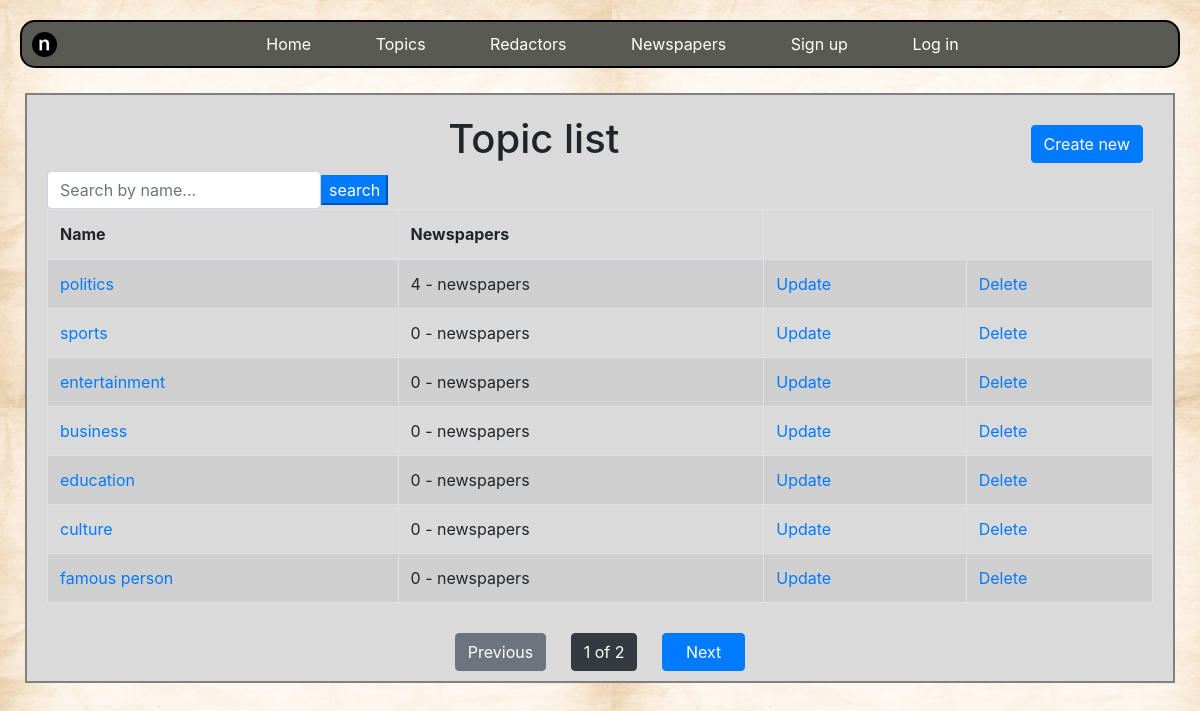
Before: /topics/ with the older database file.
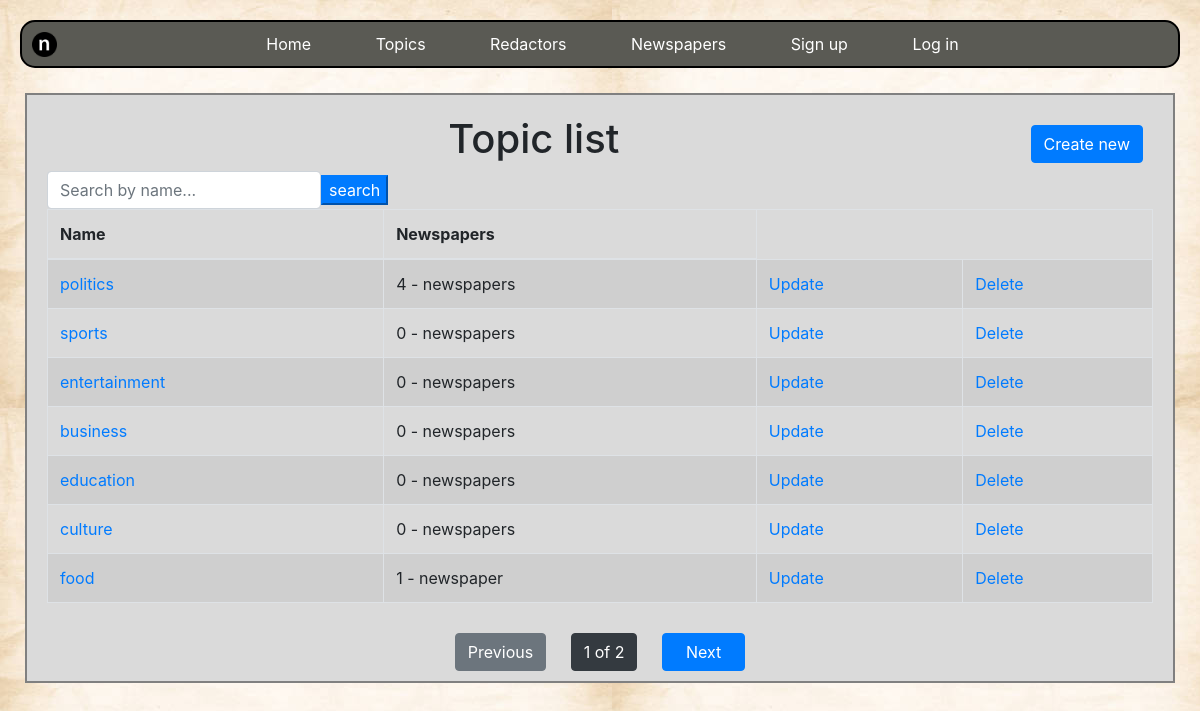
After: the same page with the newer database file.
### news/models.py (models this page shows, shortened)
class Topic(models.Model):
    name = models.CharField(max_length=255)

### news/views.py (the view)
class TopicListView(generic.ListView):
    model = Topic
    queryset = Topic.objects.all()
    paginate_by = 7
    def get_context_data(self, *, object_list=None, **kwargs):
        context = super(TopicListView, self).get_context_data(**kwargs)
        title = self.request.GET.get("title", "")
        context["search_form"] = TopicSearchForm(initial={"title": title})
        return context
    def get_queryset(self):
        title = self.request.GET.get("title")
        if title:
            return self.queryset.filter(name__icontains=title)
        return self.queryset

### news/forms.py
class TopicSearchForm(forms.Form):
    title = forms.CharField(
        max_length=255,
        required=False,
        label="",
        widget=forms.TextInput(attrs={"placeholder": "Search by name..."}),
    )

### news/templatetags/query_transform.py (called while the page is built)
@register.simple_tag
def query_transform(request: HttpRequest, **kwargs):
    updated = request.GET.copy()
    for key, value in kwargs.items():
        if value is not None:
            updated[key] = value
        else:
            updated.pop(key, 0)
    return updated.urlencode()

### templates/news/topic_list.html
{% extends "base.html" %}
{% load crispy_forms_filters %}
{% block content %}
  <div class="content-details">
    <h1 style="text-align: center;">
      Topic list
      <a href="{% url 'news:topic-create' %}" class="float-right btn btn-primary">
        Create new
      </a>
    </h1>
      <form action="" method="get" class="form-inline">
        {{ search_form|crispy }}
        <input type="submit" value="search" class="btn-primary">
      </form>
    {% if topic_list %}
      <table class="table table-striped table-bordered table-hover">
        <thead>
            <tr>
            <th>Name</th>
            <th>Newspapers</th>
          </tr>
        </thead>
        <tbody>
      {% for topic in topic_list %}
        <tr>
          <td><a href="{% url 'news:topic-detail' pk=topic.id %}">{{ topic.name }}</a></td>
          <td>{{ topic.newspaper.count }} - newspaper{{ topic.newspaper.count|pluralize }}</td>
          <td><a href="{% url 'news:topic-update' pk=topic.id %}">Update</a></td>
          <td><a href="{% url 'news:topic-delete' pk=topic.id %}">Delete</a></td>
        </tr>
      {% endfor %}
        </tbody>
      </table>
    {% else %}
      <p>Now we don't have topic</p>
    {% endif %}
  </div>
{% endblock %}

Changed rows visible on the page:
removed Topic: name "famous person", newspaper.count "0"
now on this page (row unchanged): Topic: name "food", newspaper.count "1"
